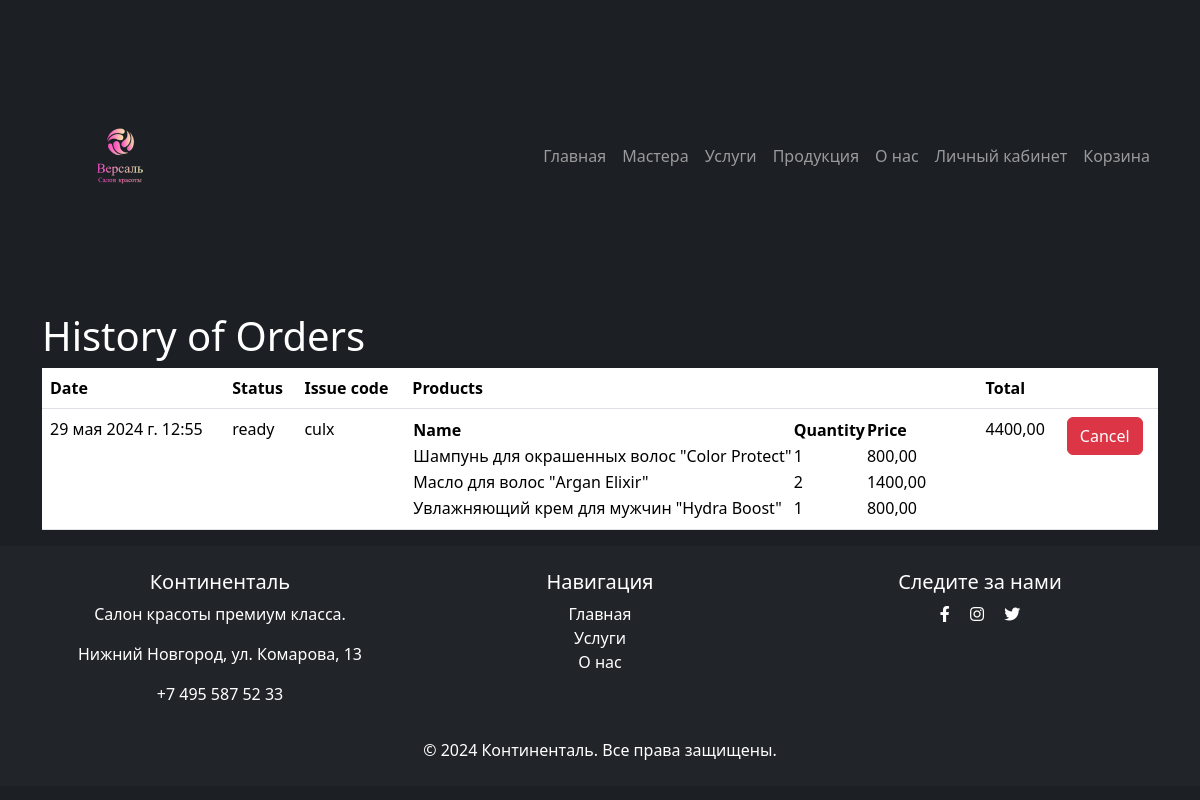
/account/order_history/ (signed in), run on an earlier commit of the app's database.
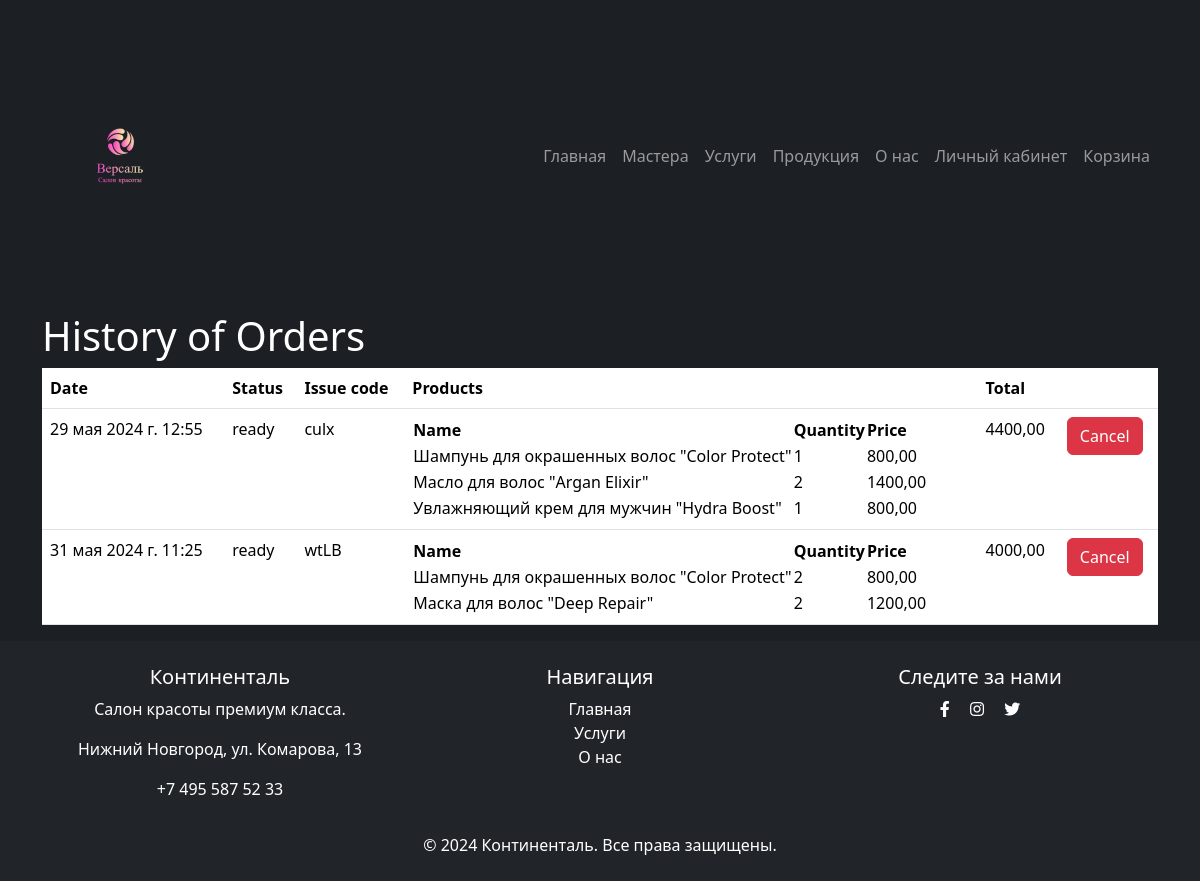
And on a later commit of the database.
### products/models.py (models this page shows, shortened)
class Cart(models.Model):
    class CartStatus(models.TextChoices):
        PENDING = 'pending', 'Ожидает подтверждения'
        READY = 'ready', 'Готов к выдаче'
        CANCELLED = 'canceled', 'Отменен'
        COMPLETED = 'completed', 'Выдан'
    user: Users = models.ForeignKey(Users, on_delete=models.CASCADE, verbose_name='Пользователь', unique=False)
    order_date = models.DateTimeField(default=datetime.datetime.now(), verbose_name='Дата оформления')
    status = models.CharField(max_length=20, choices=CartStatus.choices, default='pending', verbose_name='Статус заказа')
    issue_code = models.CharField(max_length=4, verbose_name='Код выдачи', default='0000')
    total_sum = models.DecimalField(max_digits=12, decimal_places=2, default=0, verbose_name='Сумма заказа')
    class Meta:
        verbose_name = 'Корзина'
        verbose_name_plural = 'Корзины'

class CartItem(models.Model):
    cart = models.ForeignKey(Cart, on_delete=models.CASCADE, verbose_name='Корзина')
    product = models.ForeignKey(Product, on_delete=models.CASCADE, verbose_name='Товар')
    quantity = models.PositiveIntegerField(default=1, verbose_name='Количество товара')
    class Meta:
        verbose_name = 'Товары корзин'
        verbose_name_plural = 'Товары корзин'

class Product(models.Model):
    category = models.ForeignKey(ProductCategory, on_delete=models.CASCADE, verbose_name='Категория')
    name = models.CharField(max_length=100, verbose_name='Наименование')
    description = models.TextField(verbose_name='Описание')
    price = models.DecimalField(max_digits=10, decimal_places=2, verbose_name='Цена')
    quantity = models.PositiveIntegerField(default=0, verbose_name='Количество на складе')
    image = models.ImageField(upload_to='images/', null=True, blank=True, verbose_name='Изображение')
    slug = models.SlugField(verbose_name='URL', max_length=150, unique=True, db_index=True, null=True, blank=True)
    class Meta:
        verbose_name = 'Товар'
        verbose_name_plural = 'Товары'

### main/views.py (the view)
# urls.py: path('account/order_history/', views.order_history, name='order_history'),
@login_required
def order_history(request):
    user_orders = Cart.objects.filter(user=request.user)
    orders_info = []
    for order in user_orders:
        order_info = {
            'order': order,
            'items': CartItem.objects.filter(cart=order)
        }
        orders_info.append(order_info)
    return render(request, 'main/order_history.html', {'orders_info': orders_info})

### main/templates/main/order_history.html (shortened to what this page needs)
{% extends 'main/main_layout.html' %}
{% load static %}
{% block content %}
<div class="container">
    <h1 class="text-white">History of Orders</h1>
    <div class="row">
        <div class="col-md-12">
            <table class="table">
    <thead>
        <tr class="text-white">
            <th>Date</th>
            <th>Status</th>
            <th>Issue code</th>
            <th>Products</th>
            <th>Total</th>
            <th></th>
        </tr>
    </thead>
    <tbody>
        {% for order_info in orders_info %}
        <tr class="text-white">
            <td>{{ order_info.order.order_date }}</td>
            <td>{{ order_info.order.status }}</td>
            <td>{{ order_info.order.issue_code }}</td>
            <td>
                <table>
                    <thead>
                        <tr>
                            <th>Name</th>
                            <th>Quantity</th>
                            <th>Price</th>
                        </tr>
                    </thead>
                    <tbody>
                        {% for item in order_info.items %}
                        <tr>
                            <td>{{ item.product.name }}</td>
                            <td>{{ item.quantity }}</td>
                            <td>{{ item.product.price }}</td>
                        </tr>
                        {% endfor %}
                    </tbody>
                </table>
            </td>
            <td>{{ order_info.order.total_sum }}</td>
            <td>
                {% if order_info.order.status == 'ready' %}
                <button class="btn btn-danger" onclick="cancelOrder('{{ order_info.order.pk }}')">Cancel</button>
                {% endif %}
            </td>
        </tr>
        {% endfor %}
    </tbody>
</table>
        </div>
    </div>
</div>
{% endblock %}

What changed in the data, as far as the page shows it:
added Cart: order.order_date "31 мая 2024 г. 11:25", order.status "ready", order.issue_code "wtLB", order.total_sum "4000,00"
added CartItem: product.name "Шампунь для окрашенных волос \"Color Protect\"", quantity "2", product.price "800,00", shown under "31 мая 2024 г. 11:25"
added CartItem: product.name "Маска для волос \"Deep Repair\"", quantity "2", product.price "1200,00", shown under "31 мая 2024 г. 11:25"
